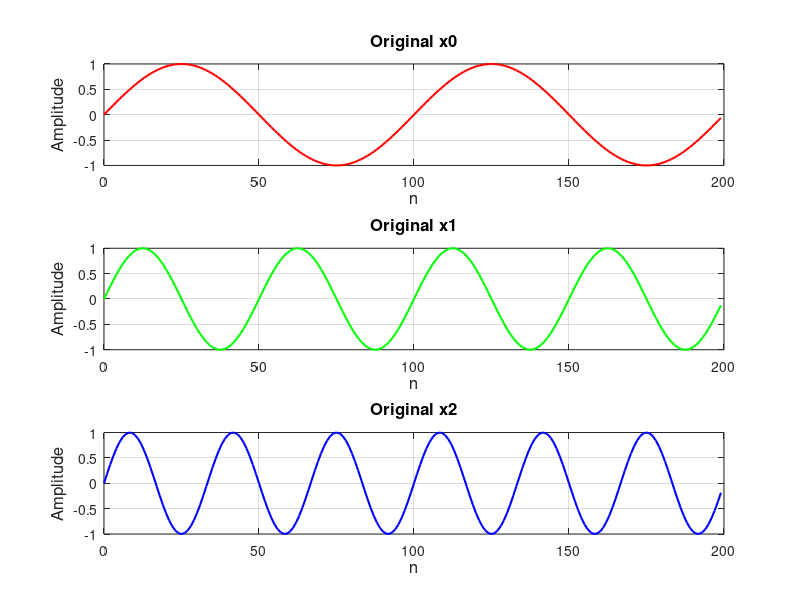

MATLAB code for this plot: (Note: this script raises an error after producing the figure.)
clc
clear
close

% Parameters
fs = 1000;             
N = 200;              
n = (0:N-1)';

% three different signal
x0 = sin(2*pi*10*n/fs);     
x1 = sin(2*pi*20*n/fs);     
x2 = sin(2*pi*30*n/fs);     

% Upsample factor
upsample_factor = 4;
X0_u = upsample(x0, upsample_factor);
X1_u = upsample(x1, upsample_factor);
X2_u = upsample(x2, upsample_factor);

Fs_new = fs * upsample_factor;
M = length(X0_u);
m = (0:M-1)';

% Carrier frequencies
f0 = 0;    
f1 = 100;  
f2 = 200;  

% Modulate 
x0_mod = X0_u .* cos(2*pi*f0*m/Fs_new);
x1_mod = X1_u .* cos(2*pi*f1*m/Fs_new);
x2_mod = X2_u .* cos(2*pi*f2*m/Fs_new);



%% FDM signal
y = x0_mod + x1_mod + x2_mod;



%% Filtering and Demodulation

% For x0 Lowpass below ~50 Hz
lp_cutoff = 50/(Fs_new/2); 
% For x1 100 Hz band
bp1_low = 50/(Fs_new/2);  bp1_high = 150/(Fs_new/2);
% For x2 200 Hz band
bp2_low = 150/(Fs_new/2); bp2_high = 250/(Fs_new/2);

% Filter orders
filt_order = 128;

% Design filters using fir1
bpFilt_x0 = fir1(filt_order, lp_cutoff, 'low'); 
bpFilt_x1 = fir1(filt_order, [bp1_low bp1_high]);
bpFilt_x2 = fir1(filt_order, [bp2_low bp2_high]);

% Filter the FDM signal 
y0_band = conv(y, bpFilt_x0, 'same');
y1_band = conv(y, bpFilt_x1, 'same');
y2_band = conv(y, bpFilt_x2, 'same');

% Downconvert each band
x0_rec_u = (y0_band .* cos(2*pi*f0*m/Fs_new))*2;
x1_rec_u = (y1_band .* cos(2*pi*f1*m/Fs_new))*2;
x2_rec_u = (y2_band .* cos(2*pi*f2*m/Fs_new))*2;

% Lowpass filter 

x0_lp = conv(x0_rec_u, bpFilt_x0, 'same');
x1_lp = conv(x1_rec_u, bpFilt_x0, 'same');
x2_lp = conv(x2_rec_u, bpFilt_x0, 'same');

% Downsample back to original rate
x0_rec = downsample(x0_lp, upsample_factor);
x1_rec = downsample(x1_lp, upsample_factor);
x2_rec = downsample(x2_lp, upsample_factor);




% -------------------------------------------------------------------------
% Plotting
% -------------------------------------------------------------------------
fsz = 12;  
lw = 1.5;  

figure('Color','w','Name','Original Signals');
subplot(3,1,1);
plot(n, x0,'r','LineWidth',lw); grid on;
title('Original x0','FontSize',fsz); xlabel('n','FontSize',fsz); ylabel('Amplitude','FontSize',fsz);

subplot(3,1,2);
plot(n, x1,'g','LineWidth',lw); grid on;
title('Original x1','FontSize',fsz); xlabel('n','FontSize',fsz); ylabel('Amplitude','FontSize',fsz);

subplot(3,1,3);
plot(n, x2,'b','LineWidth',lw); grid on;
title('Original x2','FontSize',fsz); xlabel('n','FontSize',fsz); ylabel('Amplitude','FontSize',fsz);

sgtitle('Original Low-Frequency Signals','FontSize',fsz+2);

figure('Color','w','Name','FDM Signal');
plot(m, y, 'k','LineWidth',lw); grid on;
title('FDM Signal (y)','FontSize',fsz);
xlabel('n (after upsampling)','FontSize',fsz); ylabel('Amplitude','FontSize',fsz);

figure('Color','w','Name','Recovered Signals');
subplot(3,1,1);
plot(n, x0_rec,'r','LineWidth',lw); grid on;
title('Recovered x0','FontSize',fsz); xlabel('n','FontSize',fsz); ylabel('Amplitude','FontSize',fsz);

subplot(3,1,2);
plot(n, x1_rec,'g','LineWidth',lw); grid on;
title('Recovered x1','FontSize',fsz); xlabel('n','FontSize',fsz); ylabel('Amplitude','FontSize',fsz);

subplot(3,1,3);
plot(n, x2_rec,'b','LineWidth',lw); grid on;
title('Recovered x2','FontSize',fsz); xlabel('n','FontSize',fsz); ylabel('Amplitude','FontSize',fsz);

sgtitle('Recovered Signals','FontSize',fsz+2);

% Compare original and recovered signals
mse_x0 = mean((x0 - x0_rec).^2);
mse_x1 = mean((x1 - x1_rec).^2);
mse_x2 = mean((x2 - x2_rec).^2);

disp('Mean Squared Error between original and recovered:');
disp(['x0 MSE: ' num2str(mse_x0)]);
disp(['x1 MSE: ' num2str(mse_x1)]);
disp(['x2 MSE: ' num2str(mse_x2)]);
